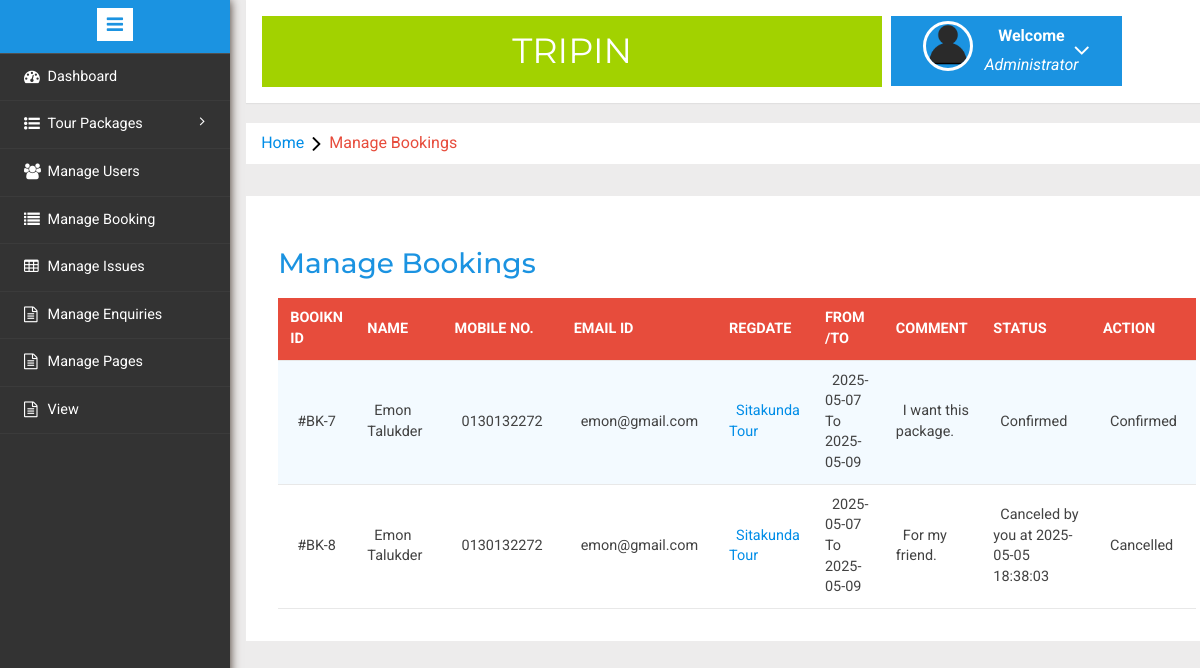
The app's page /admin/manage-bookings.php (signed in), older data.
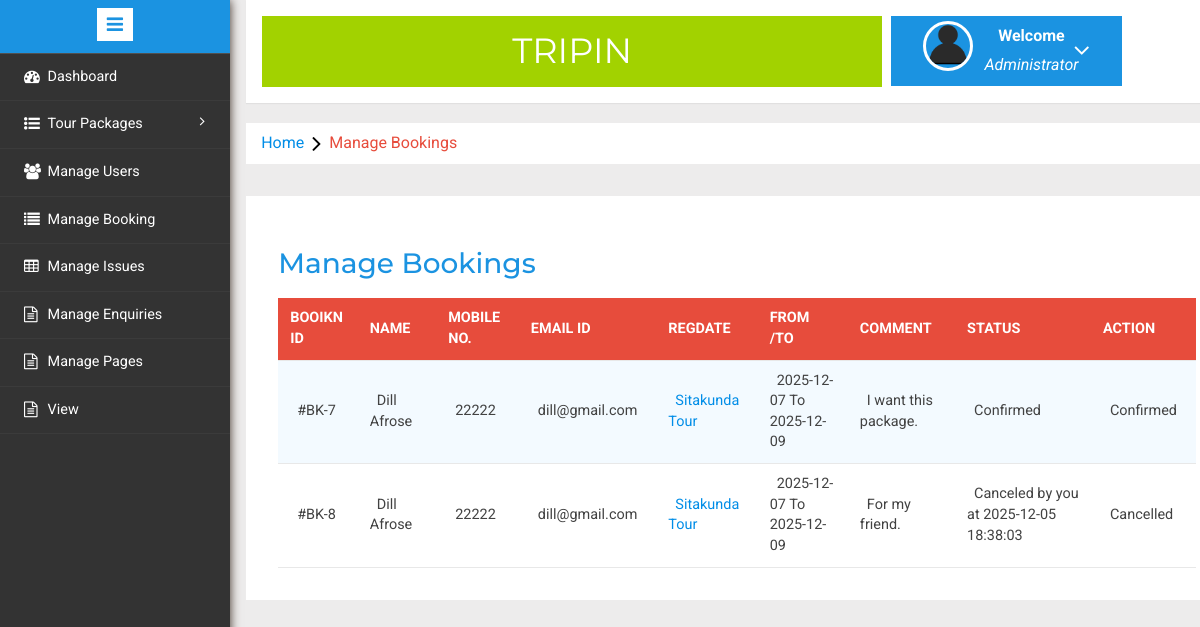
The same page, newer data.
### tables this page shows
CREATE TABLE `tblbooking` (
  `BookingId` int(11) NOT NULL,
  `PackageId` int(11) DEFAULT NULL,
  `UserEmail` varchar(100) DEFAULT NULL,
  `FromDate` varchar(100) DEFAULT NULL,
  `ToDate` varchar(100) DEFAULT NULL,
  `Comment` mediumtext DEFAULT NULL,
  `RegDate` timestamp NULL DEFAULT current_timestamp(),
  `status` int(11) DEFAULT NULL,
  `CancelledBy` varchar(5) DEFAULT NULL,
  `UpdationDate` timestamp NULL DEFAULT NULL ON UPDATE current_timestamp()
);

CREATE TABLE `tblusers` (
  `id` int(11) NOT NULL,
  `FullName` varchar(100) DEFAULT NULL,
  `MobileNumber` char(10) DEFAULT NULL,
  `EmailId` varchar(70) DEFAULT NULL,
  `Password` varchar(100) DEFAULT NULL,
  `RegDate` timestamp NULL DEFAULT current_timestamp(),
  `UpdationDate` timestamp NULL DEFAULT NULL ON UPDATE current_timestamp()
);

CREATE TABLE `tbltourpackages` (
  `PackageId` int(11) NOT NULL,
  `PackageName` varchar(200) DEFAULT NULL,
  `PackageType` varchar(150) DEFAULT NULL,
  `PackageLocation` varchar(100) DEFAULT NULL,
  `PackagePrice` int(11) DEFAULT NULL,
  `PackageFetures` varchar(255) DEFAULT NULL,
  `PackageDetails` mediumtext DEFAULT NULL,
  `PackageImage` varchar(100) DEFAULT NULL,
  `Creationdate` timestamp NULL DEFAULT current_timestamp(),
  `UpdationDate` timestamp NULL DEFAULT NULL ON UPDATE current_timestamp()
);

### admin/manage-bookings.php (the view, shortened to what this page needs)
<?php
include('includes/config.php');
if(strlen($_SESSION['alogin'])==0)
	{
header('location:index.php');
}
else{
	?>
<!DOCTYPE HTML>
<html>
<head>
<link href="css/bootstrap.min.css" rel='stylesheet' type='text/css' />
<link href="css/style.css" rel='stylesheet' type='text/css' />
<link rel="stylesheet" href="css/morris.css" type="text/css"/>
<link href="css/font-awesome.css" rel="stylesheet">
<link rel="stylesheet" type="text/css" href="css/table-style.css" />
<link rel="stylesheet" type="text/css" href="css/basictable.css" />
<link rel="stylesheet" href="css/icon-font.min.css" type='text/css' />
</head>
<body>
   <div class="page-container">
<div class="left-content">
	   <div class="mother-grid-inner">
				<?php include('includes/header.php');?>
				</div>
<ol class="breadcrumb">
                <li class="breadcrumb-item"><a href="index.html">Home</a><i class="fa fa-angle-right"></i>Manage Bookings</li>
            </ol>
<div class="agile-grids">
				<div class="agile-tables">
					<div class="w3l-table-info">
					  <h2>Manage Bookings</h2>
					    <table id="table">
						<thead>
						  <tr>
						  <th>Booikn id</th>
							<th>Name</th>
							<th>Mobile No.</th>
							<th>Email Id</th>
							<th>RegDate </th>
							<th>From /To </th>
							<th>Comment </th>
							<th>Status </th>
							<th>Action </th>
						  </tr>
						</thead>
						<tbody>
<?php $sql = "SELECT tblbooking.BookingId as bookid,tblusers.FullName as fname,tblusers.MobileNumber as mnumber,tblusers.EmailId as email,tbltourpackages.PackageName as pckname,tblbooking.PackageId as pid,tblbooking.FromDate as fdate,tblbooking.ToDate as tdate,tblbooking.Comment as comment,tblbooking.status as status,tblbooking.CancelledBy as cancelby,tblbooking.UpdationDate as upddate from  tblbooking
 left join tblusers  on  tblbooking.UserEmail=tblusers.EmailId
 left join tbltourpackages on tbltourpackages.PackageId=tblbooking.PackageId";
$query = $dbh -> prepare($sql);
$query->execute();
$results=$query->fetchAll(PDO::FETCH_OBJ);
$cnt=1;
if($query->rowCount() > 0)
{
foreach($results as $result)
{				?>
						  <tr>
							<td>#BK-<?php echo htmlentities($result->bookid);?></td>
							<td><?php echo htmlentities($result->fname);?></td>
							<td><?php echo htmlentities($result->mnumber);?></td>
							<td><?php echo htmlentities($result->email);?></td>
							<td><a href="update-package.php?pid=<?php echo htmlentities($result->pid);?>"><?php echo htmlentities($result->pckname);?></a></td>
							<td><?php echo htmlentities($result->fdate);?> To <?php echo htmlentities($result->tdate);?></td>
								<td><?php echo htmlentities($result->comment);?></td>
								<td><?php if($result->status==0)
{
echo "Pending";
}
if($result->status==1)
{
echo "Confirmed";
}
if($result->status==2 and  $result->cancelby=='a')
{
echo "Canceled by you at " .$result->upddate;
}
?></td>
<?php if($result->status==2)
{
	?><td>Cancelled</td>
<?php } elseif($result->status==1)
{
	?><td>Confirmed</td>
<?php }?>
						  </tr>
						 <?php $cnt=$cnt+1;} }?>
						</tbody>
					  </table>
					</div>
			</div>
</div>
</div>
						<?php include('includes/sidebarmenu.php');?>
							</div>
</body>
</html>
<?php } ?>

Row changes from the older to the newer data that the page shows:
changed tblbooking "I want this package.": tblusers.FullName "Emon Talukder" → "Dill Afrose"; tblusers.MobileNumber "0130132272" → "22222"; tblusers.EmailId "emon@gmail.com" → "dill@gmail.com"; FromDate "2025-05-07" → "2025-12-07"; ToDate "2025-05-09" → "2025-12-09"
changed tblbooking "For my friend.": tblusers.FullName "Emon Talukder" → "Dill Afrose"; tblusers.MobileNumber "0130132272" → "22222"; tblusers.EmailId "emon@gmail.com" → "dill@gmail.com"; FromDate "2025-05-07" → "2025-12-07"; ToDate "2025-05-09" → "2025-12-09"; UpdationDate "2025-05-05 18:38:03" → "2025-12-05 18:38:03"
